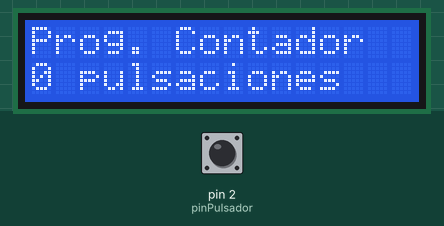
This sketch was run on a simulated Arduino Uno, built with avr-gcc and run on an emulated ATmega328P. On the bench: 16×2 character LCD. Inputs (shaded band) come from the test bench; at power-on: pin 2 (pinPulsador) LOW.

Above: at 1.2 s.
1.3 s: pin 2 (pinPulsador) pulled HIGH for 0.15 s
At 1.7 s:
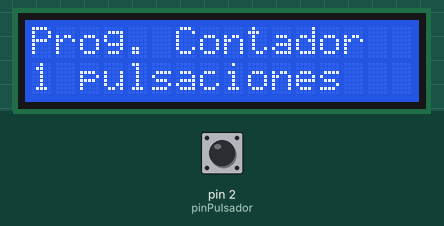
2.9 s: pin 2 (pinPulsador) pulled HIGH for 1 s
At 3.8 s:
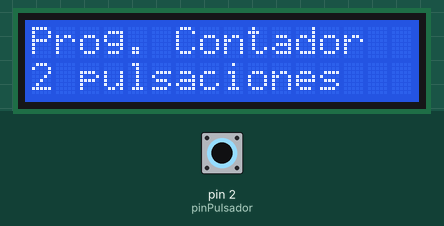
5.4 s: pin 2 (pinPulsador) pulled HIGH for 0.15 s
At 6.1 s:
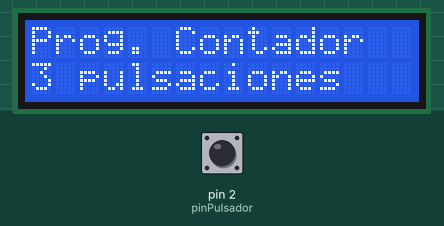
7.0 s: pin 2 (pinPulsador) pulled HIGH for 1 s
At 8.2 s:
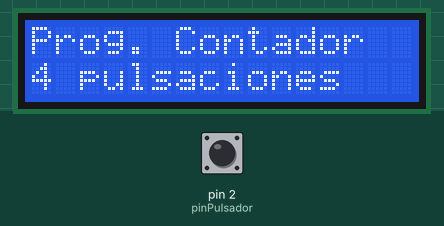
Timing chart, 0 to 10.0 s (numbered marks = the images above; inputs shaded):
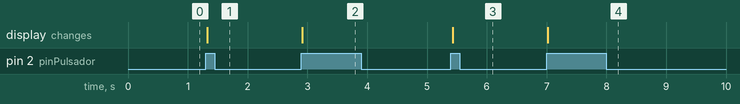

The sketch:

Arduino_contador_pulsaciones_con_lcd_i2c.ino
```cpp
/*
 Cuenta de pulsaciones
 Ejemplo de uso de flags de estado para contar las veces
 que se pulsa el led, sin que el contador se incremente
 continuamente en caso de dejar pulsado el botón
 Se utiliza un LCD de 16x2 caracteres de tipo I2C

 Por: Alejandro Alonso Puig
 Abril 2024
 */

#include <Wire.h>				//Libreria para I2C
#include <LiquidCrystal_I2C.h>	//Libreria LCD

const int pinPulsador = 2; //Pin del pulsador

bool estaba_Pulsado=false; //Identifica si el pulsador estaba pulsado
int pulsaciones=0; //Número de veces que se ha pulsado

LiquidCrystal_I2C lcd(0x20,16,2); //0x20 es la direccion I2C


void setup()
{
  pinMode(pinPulsador, INPUT);

  lcd.init();
  lcd.backlight();
  lcd.print("Prog. Contador");

}

void loop()
{
  if (digitalRead(pinPulsador)) { //Se detecta pulsador apretado
    if (!estaba_Pulsado) { //No estaba pulsado, así que es nueva pulsación
      estaba_Pulsado=true;
      pulsaciones=pulsaciones+1;
    }
    else {
      //Ya estaba pulsado, así que no contamos
    }
  }
  else{
     //El pulsador no está apretado, liberamos flag
     estaba_Pulsado=false;
  }
  lcd.setCursor(0,1); // Segunda Linea
  lcd.print(pulsaciones);
  lcd.print(" pulsaciones ");
}
```

Measured:
- after the input at 1.3 s, the display: changes at once (image 1)
- after the input at 2.9 s, the display: changes at once (image 2)
- after the input at 5.4 s, the display: changes at once (image 3)
- after the input at 7.0 s, the display: changes at once (image 4)
